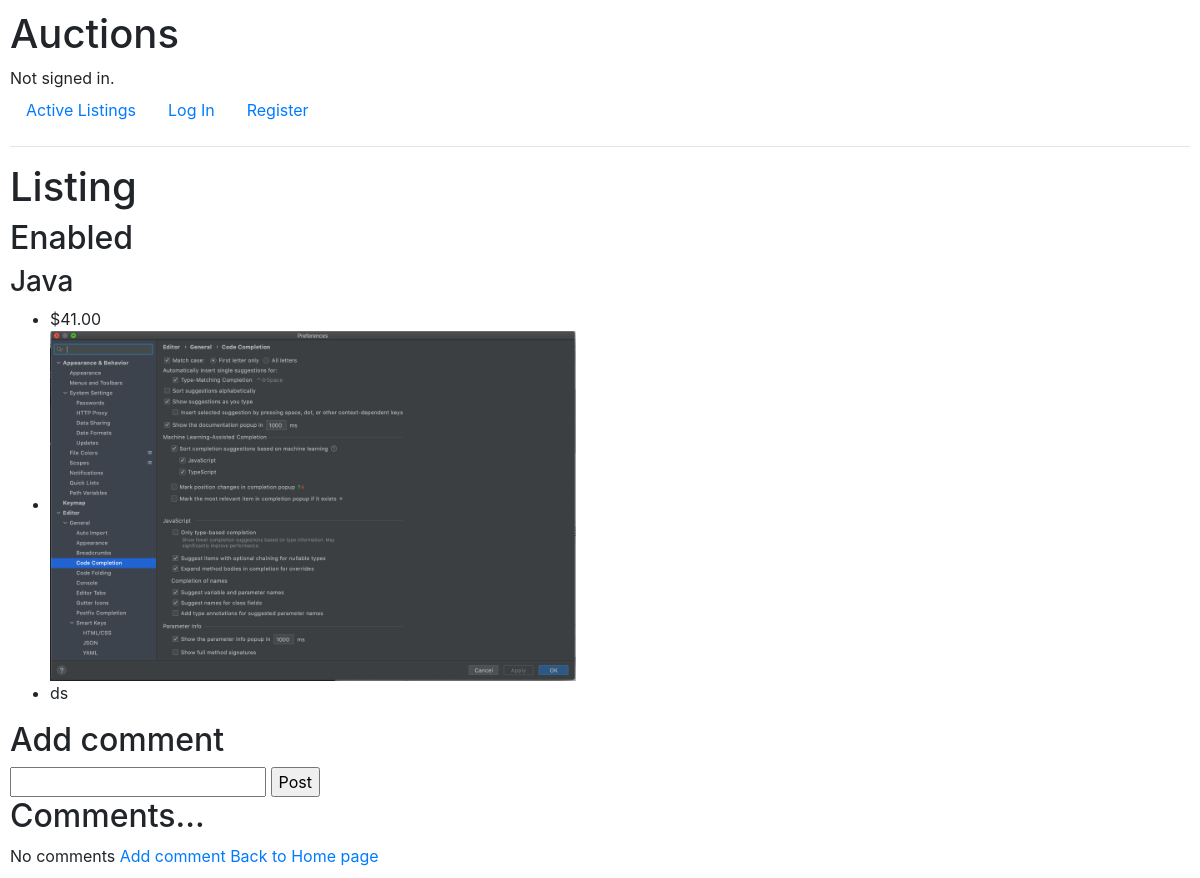
Before: /close_listing/29 with the older database file.
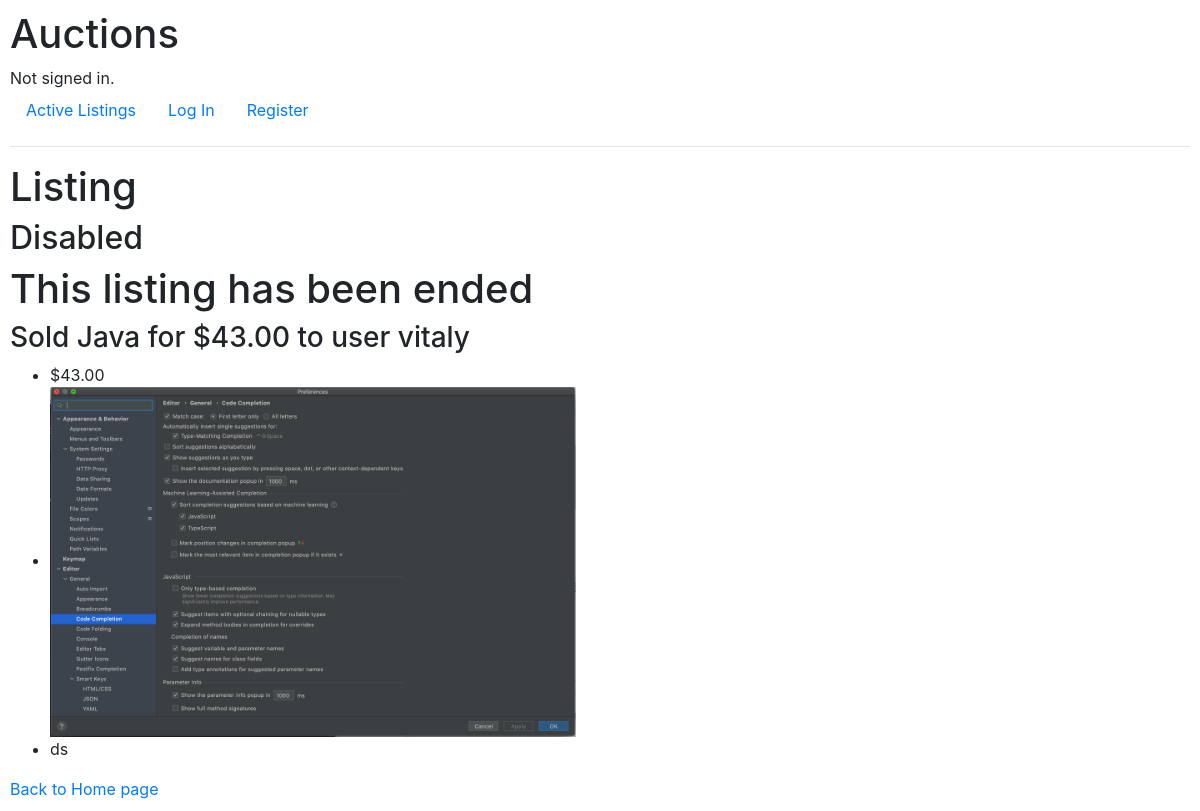
After: the same page with the newer database file.
### auctions/models.py (models this page shows, shortened)
class ListingStatus(models.Model):
    ENABLED = "Enabled"
    DISABLED = "Disabled"
    STATUS_CHOICES = [(ENABLED, "Enabled"), (DISABLED, "Disabled")]
    listing = models.ForeignKey(
        Listing, related_name="statuses", on_delete=models.CASCADE
    )
    status = models.CharField(max_length=8,choices=STATUS_CHOICES, default=DISABLED)

class Listing(models.Model):
    title = models.CharField(max_length=64)
    description = models.CharField(max_length=256)
    price = models.DecimalField(max_digits=24, decimal_places=2)
    photo = models.ImageField()
    bid = models.ForeignKey(
        Bid, on_delete=models.CASCADE, blank=True, null=True)
    user = models.ForeignKey(
        User, on_delete=models.CASCADE, related_name="users", default=1
    )
    buyer = models.ForeignKey(
        User, on_delete=models.CASCADE, related_name="buyers", blank=True, default=1
    )
    seller = models.ForeignKey(
        User, on_delete=models.CASCADE, related_name="sellers", blank=True, default=1
    )
    bidder = models.ForeignKey(
        User, on_delete=models.CASCADE, related_name="bidders", blank=True, default=1
    )
    category = models.ManyToManyField(Category, default=None, blank=True)
    created_at = models.DateTimeField(default=timezone.now)
    end_date = models.DateTimeField(default=timezone.now)

class User(AbstractUser):
    pass

### auctions/views.py (the view, shortened to what this page needs)
# urls.py: path("close_listing/<int:listing_id>", views.close_listing, name="close_listing")
def close_listing(request, listing_id):
    listing = Listing.objects.get(pk=listing_id)
    listing_status = ListingStatus.objects.get(listing=listing)
    return render(request, 'auctions/listing.html', {
            "listing":listing,
            "listing_status":listing_status
        })

### auctions/templates/auctions/listing.html (shortened to what this page needs)
{% extends "auctions/layout.html" %}
{% block body %}
<h1>Listing</h1>
<h2> {{listing_status.status}} </h2>
{% if listing_status.status == 'Disabled' %}
    {% if listing.buyer == request.user %}
        <h1> You won the auction</h1>
        <h3> You bought {{listing.title}} for ${{listing.price}}  </h3>
        {% else %}
        <h1> This listing has been ended </h1>
        <h3>  Sold {{listing.title}} for ${{listing.price}} to
        user {{listing.buyer}} </h3>
    {% endif %}
  <ul>
            <li>${{listing.price}}</li>
            <li><img src="{{listing.photo.url}}" weight=350px height=350px></li>
            <li>{{listing.description}}</li>
        </ul>
{% else %}
<h3> {{listing.title}} </h3>
<ul>
    <li>${{listing.price}}</li>
    <li><img src="{{listing.photo.url}}" weight=350px height=350px></li>
    <li>{{listing.description}}</li>
</ul>
<h2>Add comment </h2>
<form action="" method="POST" name="body">
    <input type="body" name="body">
    <input type="submit" value="Post">
</form>
<h2>Comments...</h2>
{% if not comments %}
    No comments <a href="#">Add comment</a>
{% endif %}
{% endif %}
<a href="{% url 'index' %}"> Back to Home page</a>
{% endblock %}

### auctions/templates/auctions/layout.html (shortened to what this page needs)
{% load static %}
<!DOCTYPE html>
<html lang="en">
    <head>
        <link rel="stylesheet" href="https://stackpath.bootstrapcdn.com/bootstrap/4.4.1/css/bootstrap.min.css">
        <link href="{% static 'auctions/styles.css' %}" rel="stylesheet">
    </head>
    <body>
        <h1>Auctions</h1>
        <div>
            {% if user.is_authenticated %}
                Signed in as <strong>{{ user.username }}</strong>.
            {% else %}
                Not signed in.
            {% endif %}
        </div>
        <ul class="nav">
            <li class="nav-item">
                <a class="nav-link" href="{% url 'index' %}">Active Listings</a>
            </li>
            {% if user.is_authenticated %}
                <li class="nav-item">
                    <a class="nav-link" href="{% url 'new' %}">Create listing</a>
                </li>
                <li class="nav-item">
                    <a class="nav-link" href="{% url 'logout' %}">Log Out</a>
                </li>
            {% else %}
                <li class="nav-item">
                    <a class="nav-link" href="{% url 'login' %}">Log In</a>
                </li>
                <li class="nav-item">
                    <a class="nav-link" href="{% url 'register' %}">Register</a>
                </li>
            {% endif %}
        </ul>
        <hr>
        {% block body %}
        {% endblock %}
    </body>
</html>

### auctions/static/auctions/styles.css (style rules this page uses)
body { padding: 10px; }

Changed rows visible on the page:
changed ListingStatus: status "Enabled" → "Disabled"
changed Listing "Java": buyer (not shown) → "vitaly"; price (not shown) → "43.00"; photo: picture added; price "41.00" → "43.00"; photo: picture removed
Other visible differences:
form field value: "Post" → (not shown)
text no longer shown: "Add comment Comments... No comments Add comment"
text now shown: "This listing has been ended Sold for $ to user"
